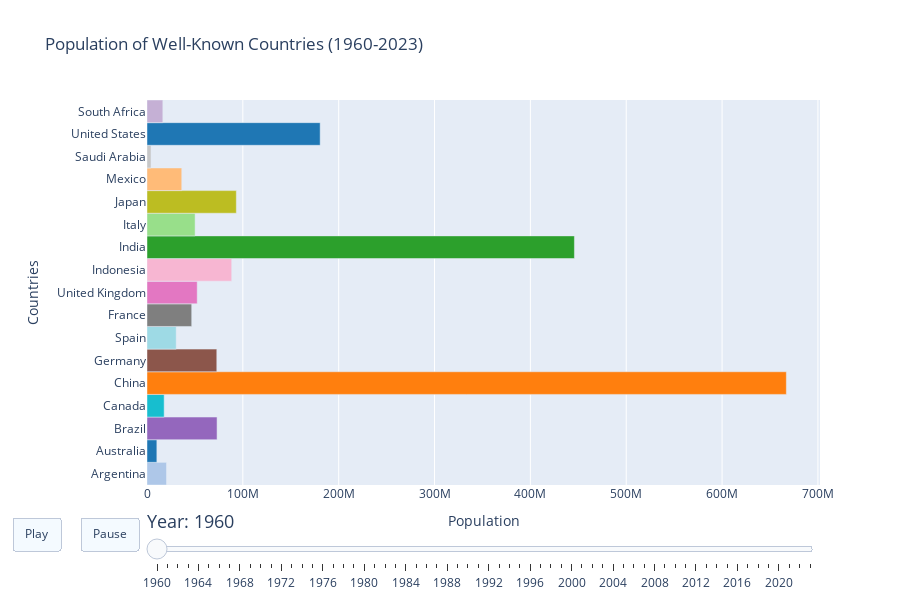

Here is the notebook cell this chart was saved with:
### Code cell
fig.show()

### Figure 1 — Plotly figure (JSON) as saved in the notebook; plotly's stock layout.template omitted (floating-point values rounded to 4 significant figures)
{"data": [{"marker": {"color": ["#aec7e8", "#1f77b4", "#9467bd", "#17becf", "#ff7f0e", "#8c564b", "#9edae5", "#7f7f7f", "#e377c2", "#f7b6d2", "#2ca02c", "#98df8a", "#bcbd22", "#ffbb78", "#c7c7c7", "#1f77b4", "#c5b0d5"]}, "orientation": "h", "type": "bar", "x": [20349744, 10276477, 73092515, 17909356, 667070000, 72814900, 30455000, 46649927, 52400000, 88382881, 445954579, 50199700, 93216000, 36268055, 4165563, 180671000, 16520441], "y": ["Argentina", "Australia", "Brazil", "Canada", "China", "Germany", "Spain", "France", "United Kingdom", "Indonesia", "India", "Italy", "Japan", "Mexico", "Saudi Arabia", "United States", "South Africa"]}], "layout": {"bargap": 1e-30, "barmode": "group", "height": 600, "sliders": [{"currentvalue": {"font": {"size": 18}, "prefix": "Year: "}, "steps": [{"args": [["1960"], {"frame": {"duration": 300}, "mode": "immediate"}], "label": "1960", "method": "animate"}, {"args": [["1961"], {"frame": {"duration": 300}, "mode": "immediate"}], "label": "1961", "method": "animate"}, {"args": [["1962"], {"frame": {"duration": 300}, "mode": "immediate"}], "label": "1962", "method": "animate"}, {"args": [["1963"], {"frame": {"duration": 300}, "mode": "immediate"}], "label": "1963", "method": "animate"}, {"args": [["1964"], {"frame": {"duration": 300}, "mode": "immediate"}], "label": "1964", "method": "animate"}, {"args": [["1965"], {"frame": {"duration": 300}, "mode": "immediate"}], "label": "1965", "method": "animate"}, {"args": [["1966"], {"frame": {"duration": 300}, "mode": "immediate"}], "label": "1966", "method": "animate"}, {"args": [["1967"], {"frame": {"duration": 300}, "mode": "immediate"}], "label": "1967", "method": "animate"}, {"args": [["1968"], {"frame": {"duration": 300}, "mode": "immediate"}], "label": "1968", "method": "animate"}, {"args": [["1969"], {"frame": {"duration": 300}, "mode": "immediate"}], "label": "1969", "method": "animate"}, {"args": [["1970"], {"frame": {"duration": 300}, "mode": "immediate"}], "label": "1970", "method": "animate"}, {"args": [["1971"], {"frame": {"duration": 300}, "mode": "immediate"}], "label": "1971", "method": "animate"}, {"args": [["1972"], {"frame": {"duration": 300}, "mode": "immediate"}], "label": "1972", "method": "animate"}, {"args": [["1973"], {"frame": {"duration": 300}, "mode": "immediate"}], "label": "1973", "method": "animate"}, {"args": [["1974"], {"frame": {"duration": 300}, "mode": "immediate"}], "label": "1974", "method": "animate"}, {"args": [["1975"], {"frame": {"duration": 300}, "mode": "immediate"}], "label": "1975", "method": "animate"}, {"args": [["1976"], {"frame": {"duration": 300}, "mode": "immediate"}], "label": "1976", "method": "animate"}, {"args": [["1977"], {"frame": {"duration": 300}, "mode": "immediate"}], "label": "1977", "method": "animate"}, {"args": [["1978"], {"frame": {"duration": 300}, "mode": "immediate"}], "label": "1978", "method": "animate"}, {"args": [["1979"], {"frame": {"duration": 300}, "mode": "immediate"}], "label": "1979", "method": "animate"}, {"args": [["1980"], {"frame": {"duration": 300}, "mode": "immediate"}], "label": "1980", "method": "animate"}, {"args": [["1981"], {"frame": {"duration": 300}, "mode": "immediate"}], "label": "1981", "method": "animate"}, {"args": [["1982"], {"frame": {"duration": 300}, "mode": "immediate"}], "label": "1982", "method": "animate"}, {"args": [["1983"], {"frame": {"duration": 300}, "mode": "immediate"}], "label": "1983", "method": "animate"}, {"args": [["1984"], {"frame": {"duration": 300}, "mode": "immediate"}], "label": "1984", "method": "animate"}, {"args": [["1985"], {"frame": {"duration": 300}, "mode": "immediate"}], "label": "1985", "method": "animate"}, {"args": [["1986"], {"frame": {"duration": 300}, "mode": "immediate"}], "label": "1986", "method": "animate"}, {"args": [["1987"], {"frame": {"duration": 300}, "mode": "immediate"}], "label": "1987", "method": "animate"}, {"args": [["1988"], {"frame": {"duration": 300}, "mode": "immediate"}], "label": "1988", "method": "animate"}, {"args": [["1989"], {"frame": {"duration": 300}, "mode": "immediate"}], "label": "1989", "method": "animate"}, {"args": [["1990"], {"frame": {"duration": 300}, "mode": "immediate"}], "label": "1990", "method": "animate"}, {"args": [["1991"], {"frame": {"duration": 300}, "mode": "immediate"}], "label": "1991", "method": "animate"}, {"args": [["1992"], {"frame": {"duration": 300}, "mode": "immediate"}], "label": "1992", "method": "animate"}, {"args": [["1993"], {"frame": {"duration": 300}, "mode": "immediate"}], "label": "1993", "method": "animate"}, {"args": [["1994"], {"frame": {"duration": 300}, "mode": "immediate"}], "label": "1994", "method": "animate"}, {"args": [["1995"], {"frame": {"duration": 300}, "mode": "immediate"}], "label": "1995", "method": "animate"}, {"args": [["1996"], {"frame": {"duration": 300}, "mode": "immediate"}], "label": "1996", "method": "animate"}, {"args": [["1997"], {"frame": {"duration": 300}, "mode": "immediate"}], "label": "1997", "method": "animate"}, {"args": [["1998"], {"frame": {"duration": 300}, "mode": "immediate"}], "label": "1998", "method": "animate"}, {"args": [["1999"], {"frame": {"duration": 300}, "mode": "immediate"}], "label": "1999", "method": "animate"}, {"args": [["2000"], {"frame": {"duration": 300}, "mode": "immediate"}], "label": "2000", "method": "animate"}, {"args": [["2001"], {"frame": {"duration": 300}, "mode": "immediate"}], "label": "2001", "method": "animate"}, {"args": [["2002"], {"frame": {"duration": 300}, "mode": "immediate"}], "label": "2002", "method": "animate"}, {"args": [["2003"], {"frame": {"duration": 300}, "mode": "immediate"}], "label": "2003", "method": "animate"}, {"args": [["2004"], {"frame": {"duration": 300}, "mode": "immediate"}], "label": "2004", "method": "animate"}, {"args": [["2005"], {"frame": {"duration": 300}, "mode": "immediate"}], "label": "2005", "method": "animate"}, {"args": [["2006"], {"frame": {"duration": 300}, "mode": "immediate"}], "label": "2006", "method": "animate"}, {"args": [["2007"], {"frame": {"duration": 300}, "mode": "immediate"}], "label": "2007", "method": "animate"}, {"args": [["2008"], {"frame": {"duration": 300}, "mode": "immediate"}], "label": "2008", "method": "animate"}, {"args": [["2009"], {"frame": {"duration": 300}, "mode": "immediate"}], "label": "2009", "method": "animate"}, {"args": [["2010"], {"frame": {"duration": 300}, "mode": "immediate"}], "label": "2010", "method": "animate"}, {"args": [["2011"], {"frame": {"duration": 300}, "mode": "immediate"}], "label": "2011", "method": "animate"}, {"args": [["2012"], {"frame": {"duration": 300}, "mode": "immediate"}], "label": "2012", "method": "animate"}, {"args": [["2013"], {"frame": {"duration": 300}, "mode": "immediate"}], "label": "2013", "method": "animate"}, {"args": [["2014"], {"frame": {"duration": 300}, "mode": "immediate"}], "label": "2014", "method": "animate"}, {"args": [["2015"], {"frame": {"duration": 300}, "mode": "immediate"}], "label": "2015", "method": "animate"}, {"args": [["2016"], {"frame": {"duration": 300}, "mode": "immediate"}], "label": "2016", "method": "animate"}, {"args": [["2017"], {"frame": {"duration": 300}, "mode": "immediate"}], "label": "2017", "method": "animate"}, {"args": [["2018"], {"frame": {"duration": 300}, "mode": "immediate"}], "label": "2018", "method": "animate"}, {"args": [["2019"], {"frame": {"duration": 300}, "mode": "immediate"}], "label": "2019", "method": "animate"}, {"args": [["2020"], {"frame": {"duration": 300}, "mode": "immediate"}], "label": "2020", "method": "animate"}, {"args": [["2021"], {"frame": {"duration": 300}, "mode": "immediate"}], "label": "2021", "method": "animate"}, {"args": [["2022"], {"frame": {"duration": 300}, "mode": "immediate"}], "label": "2022", "method": "animate"}, {"args": [["2023"], {"frame": {"duration": 300}, "mode": "immediate"}], "label": "2023", "method": "animate"}]}], "title": {"text": "Population of Well-Known Countries (1960-2023)"}, "updatemenus": [{"buttons": [{"args": [null, {"frame": {"duration": 300, "redraw": true}, "fromcurrent": true}], "label": "Play", "method": "animate"}], "direction": "right", "pad": {"r": 10, "t": 70}, "type": "buttons", "x": -0.2, "xanchor": "left", "y": 0.1, "yanchor": "top"}, {"buttons": [{"args": [[null], {"frame": {"duration": 0, "redraw": true}, "mode": "immediate"}], "label": "Pause", "method": "animate"}], "direction": "right", "pad": {"r": 10, "t": 70}, "type": "buttons", "x": -0.1, "xanchor": "left", "y": 0.1, "yanchor": "top"}], "xaxis": {"title": {"text": "Population"}}, "yaxis": {"title": {"text": "Countries"}}}}
